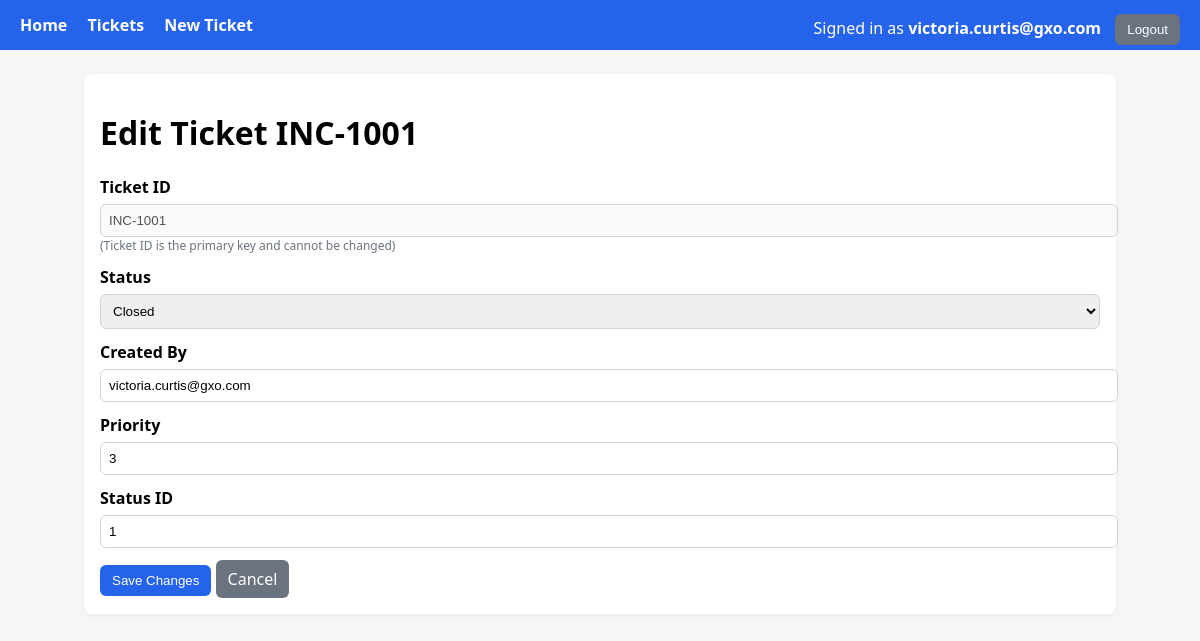
The app's page /INC-1001/edit (signed in) with its own data.
### tables this page shows
CREATE TABLE Tickets (
            Ticket      VARCHAR PRIMARY KEY,
            Status      VARCHAR,
            CreatedBy   VARCHAR,
            PriorityID  INTEGER,
            StatusID    VARCHAR
        , Description TEXT NULL);

### tickets/routes.py (the view)
@tickets_bp.get("/<ticket>/edit")
@login_required
@role_required(ROLE_ADMIN, ROLE_AGENT)
def edit_form(ticket):
    row = repo.get_ticket(ticket)
    if not row:
        return ("Not found", 404)
    return render_template("tickets_edit.html", row=row, user=get_current_user())

### auth/service.py (called while the page is built)
def get_current_user():
    user_id = session.get("user_id")
    if not user_id:
        return None
    sql = text("""
        SELECT id, username, email, role_id
        FROM users
        WHERE id = :id
        LIMIT 1
    """)
    with connect() as conn:
        row = conn.execute(sql, {"id": user_id}).mappings().first()
        if not row:
            return None
        return {
            "id": row["id"],
            "username": row["username"],
            "email": row["email"],
            "role_id": row["role_id"],
        }

### db.py (called while the page is built)
def get_engine():
    if _engine is None:
        raise RuntimeError("DB engine not initialised; call init_engine() first.")
    return _engine

@contextmanager
def connect():
    with get_engine().connect() as conn:
        yield conn

### tickets/repository.py (called while the page is built)
def get_ticket(ticket_id: str) -> Optional[Dict[str, Any]]:
    sql = text("""
        SELECT
            Ticket,
            Status,
            CreatedBy,
            PriorityID,
            StatusID,
            Description
        FROM Tickets
        WHERE Ticket = :t
    """)
    with connect() as conn:
        row = conn.execute(sql, {"t": ticket_id}).mappings().first()
        return dict(row) if row else None

### templates/tickets_edit.html (shortened to what this page needs)
{% extends "base.html" %}
{% block content %}
<h1>Edit Ticket {{ row.Ticket }}</h1>
<form method="post" action="{{ url_for('tickets.update', ticket=row.Ticket) }}">
  <div class="field">
    <label>Ticket ID</label>
    <input value="{{ row.Ticket }}" disabled>
    <div style="font-size:12px; color:#6b7280;">
      (Ticket ID is the primary key and cannot be changed)
    </div>
  </div>
  <div class="field">
    <label for="Status">Status</label>
    <select id="Status" name="Status" required>
      <option value="Closed"  {% if row.Status == 'Closed' %}selected{% endif %}>Closed</option>
    </select>
  </div>
  <div class="field">
    <label for="CreatedBy">Created By</label>
    <input id="CreatedBy" name="CreatedBy" value="{{ row.CreatedBy }}" required>
  </div>
  <div class="field">
    <label for="PriorityID">Priority</label>
    <input id="PriorityID" name="PriorityID" type="number" min="1" step="1" value="{{ row.PriorityID }}" required>
  </div>
  <div class="field">
    <label for="StatusID">Status ID</label>
    <input id="StatusID" name="StatusID" value="{{ row.StatusID }}" required>
  </div>
  <button class="btn" type="submit">Save Changes</button>
  <a class="btn secondary" href="{{ url_for('tickets.detail', ticket=row.Ticket) }}">Cancel</a>
</form>
{% endblock %}

### templates/base.html (style rules this page uses)
:root { --brand:#2563eb }
body { font-family: system-ui, Segoe UI, Roboto, Arial, sans-serif; margin:0; background:#f7f7f7; }
.btn { display:inline-block; background:#2563eb; color:#fff; padding:8px 12px; border-radius:6px; text-decoration:none; border:none; cursor:pointer; }
.btn.secondary { background:#6b7280; }
.field { margin: 12px 0; }
label { font-weight:600; display:block; margin-bottom:6px; }
input, select { width:100%; padding:8px; border:1px solid #d1d5db; border-radius:6px; }

### records on screen
Tickets: Ticket "INC-1001", Status "Closed", CreatedBy "victoria.curtis@gxo.com", PriorityID "3", StatusID "1"

### other values on screen
{{ session.get('username') }} "victoria.curtis@gxo.com"
